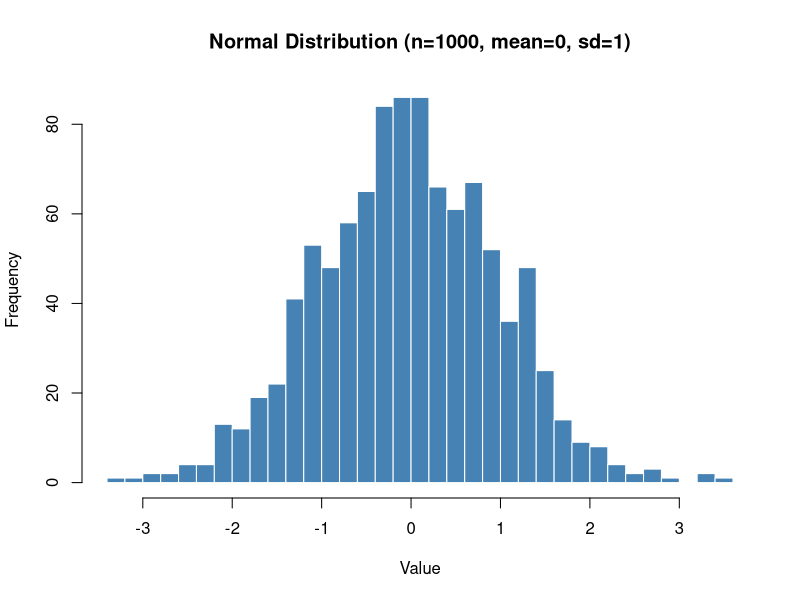

Reproduce this figure in R.
set.seed(42)
rand_normal <- rnorm(1000, mean=0, sd=1)

cat("Summary of 1000 random normal values (mean=0, sd=1):\n")
print(summary(rand_normal))

count_negative  <- sum(rand_normal < 0)
count_zero_one  <- sum(rand_normal >= 0 & rand_normal < 1)
count_one_two   <- sum(rand_normal >= 1 & rand_normal < 2)
count_above_two <- sum(rand_normal >= 2)

cat("\nOccurrence Counts:\n")
cat("Values < 0       :", count_negative, "\n")
cat("Values in [0, 1) :", count_zero_one, "\n")
cat("Values in [1, 2) :", count_one_two, "\n")
cat("Values >= 2      :", count_above_two, "\n")

within_1sd <- sum(abs(rand_normal) <= 1)
within_2sd <- sum(abs(rand_normal) <= 2)
within_3sd <- sum(abs(rand_normal) <= 3)

cat("\nWithin 1 SD:", within_1sd, "(", round(within_1sd/10, 1), "%)\n")
cat("Within 2 SD:", within_2sd, "(", round(within_2sd/10, 1), "%)\n")
cat("Within 3 SD:", within_3sd, "(", round(within_3sd/10, 1), "%)\n")

hist(rand_normal, main="Normal Distribution (n=1000, mean=0, sd=1)",
     xlab="Value", col="steelblue", border="white", breaks=30)
